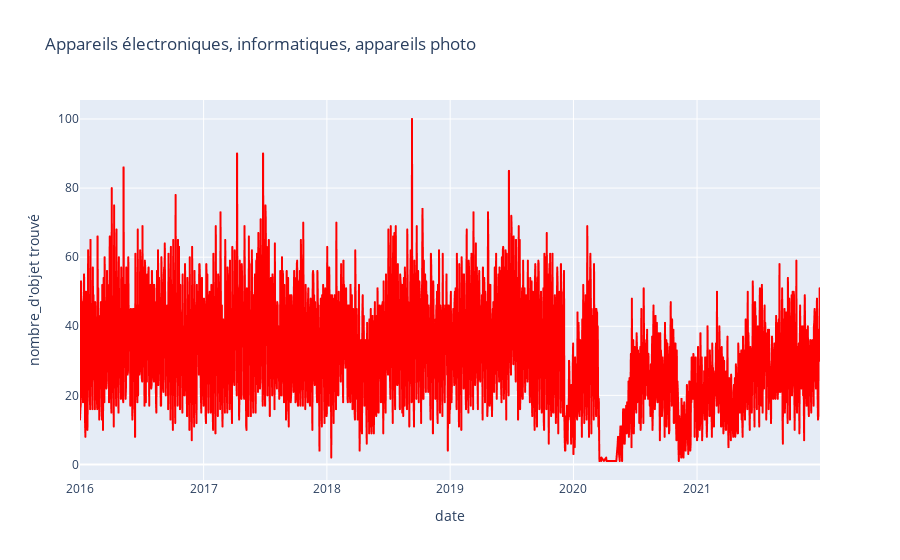
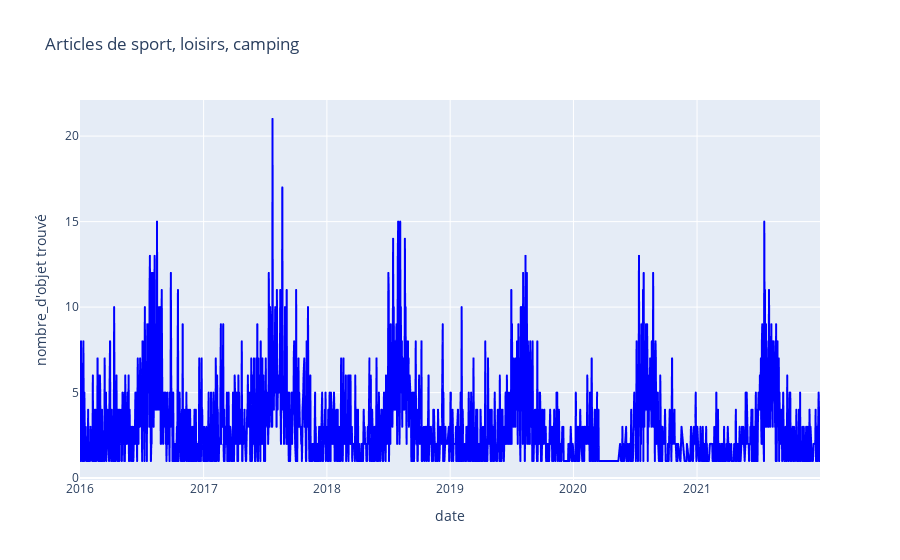
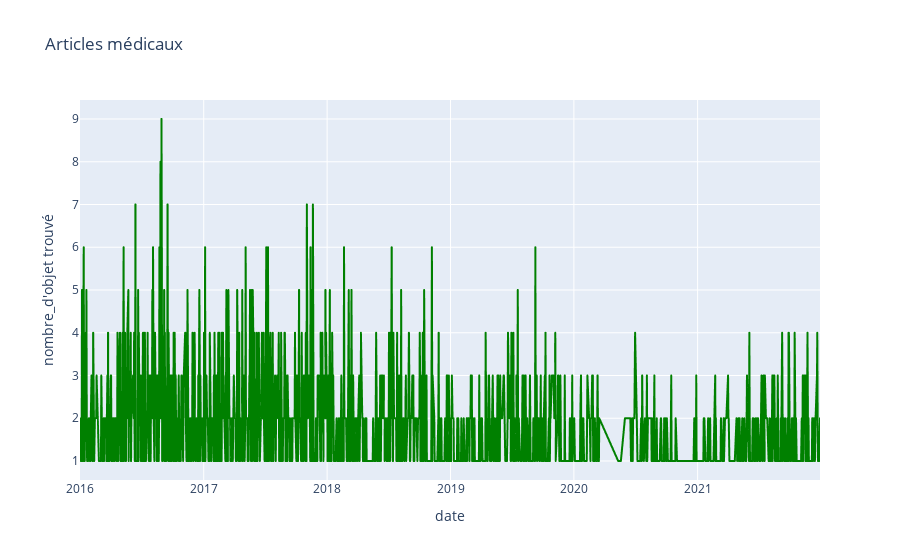
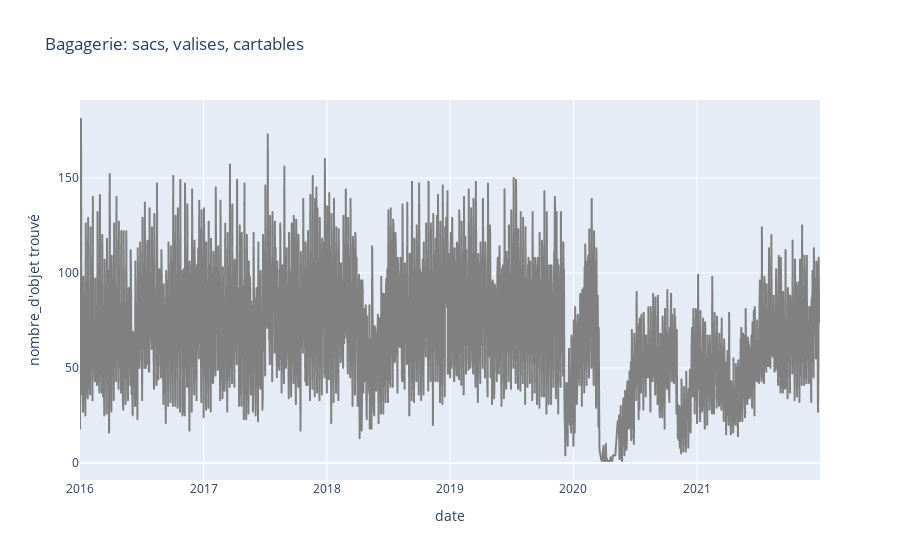

Notebook code for these charts, in order:
### Code cell
plt.figure(figsize=(15,15))
x1=df_nombre_objet_trouve_evolution_1["date"]
y1=df_nombre_objet_trouve_evolution_1["nombre_d\'objet trouvé"]

x2=df_nombre_objet_trouve_evolution_2["date"]
y2=df_nombre_objet_trouve_evolution_2["nombre_d\'objet trouvé"]

x3=df_nombre_objet_trouve_evolution_3["date"]
y3=df_nombre_objet_trouve_evolution_3["nombre_d\'objet trouvé"]

x4=df_nombre_objet_trouve_evolution_4["date"]
y4=df_nombre_objet_trouve_evolution_4["nombre_d\'objet trouvé"]

x5=df_nombre_objet_trouve_evolution_5["date"]
y5=df_nombre_objet_trouve_evolution_5["nombre_d\'objet trouvé"]

# set the color used for the 5 bars
bar_colors_plotly = ['red', 'blue', 'green', 'grey', 'purple']

fig1 = px.line(df_nombre_objet_trouve_evolution_1, x1, y1, title=list_objet_trouve[0])
fig2 = px.line(df_nombre_objet_trouve_evolution_2, x2 , y2, title=list_objet_trouve[1])
fig3 = px.line(df_nombre_objet_trouve_evolution_3, x3, y3, title=list_objet_trouve[2])
fig4 = px.line(df_nombre_objet_trouve_evolution_4, x4, y4, title=list_objet_trouve[3])
fig5 = px.line(df_nombre_objet_trouve_evolution_5, x5, y5, title=list_objet_trouve[4])



# Créez l'histogramme
fig1.update_traces(line=dict(color=bar_colors_plotly[0]))
fig1.show()

fig2.update_traces(line=dict(color=bar_colors_plotly[1]))
fig2.show()

fig3.update_traces(line=dict(color=bar_colors_plotly[2]))
fig3.show()

fig4.update_traces(line=dict(color=bar_colors_plotly[3]))
fig4.show()

fig5.update_traces(line=dict(color=bar_colors_plotly[4]))
fig5.show()
# # Spécifiez les dates à afficher en Datetime
# plt.xlim(df_nombre_objet_trouve_evolution_1["date"][0], df_nombre_objet_trouve_evolution_1["date"][2147])

### Figure 1 — Plotly figure (JSON) as saved in the notebook; plotly's stock layout.template omitted (floating-point values rounded to 4 significant figures; data arrays with more than 128 entries replaced by an {"elided": "..."} marker saying what was removed)
{"data": [{"hovertemplate": "date=%{x}<br>nombre_d'objet trouvé=%{y}<extra></extra>", "legendgroup": "", "line": {"color": "red", "dash": "solid"}, "marker": {"symbol": "circle"}, "mode": "lines", "name": "", "showlegend": false, "type": "scattergl", "x": {"elided": "2148 str values"}, "xaxis": "x", "y": {"elided": "2148 int values"}, "yaxis": "y"}], "layout": {"legend": {"tracegroupgap": 0}, "title": {"text": "Appareils électroniques, informatiques, appareils photo"}, "xaxis": {"anchor": "y", "domain": [0, 1], "title": {"text": "date"}}, "yaxis": {"anchor": "x", "domain": [0, 1], "title": {"text": "nombre_d'objet trouvé"}}}}

### Figure 2 — Plotly figure (JSON) as saved in the notebook; plotly's stock layout.template omitted (floating-point values rounded to 4 significant figures; data arrays with more than 128 entries replaced by an {"elided": "..."} marker saying what was removed)
{"data": [{"hovertemplate": "date=%{x}<br>nombre_d'objet trouvé=%{y}<extra></extra>", "legendgroup": "", "line": {"color": "blue", "dash": "solid"}, "marker": {"symbol": "circle"}, "mode": "lines", "name": "", "showlegend": false, "type": "scattergl", "x": {"elided": "1801 str values"}, "xaxis": "x", "y": {"elided": "1801 int values"}, "yaxis": "y"}], "layout": {"legend": {"tracegroupgap": 0}, "title": {"text": "Articles de sport, loisirs, camping"}, "xaxis": {"anchor": "y", "domain": [0, 1], "title": {"text": "date"}}, "yaxis": {"anchor": "x", "domain": [0, 1], "title": {"text": "nombre_d'objet trouvé"}}}}

### Figure 3 — Plotly figure (JSON) as saved in the notebook; plotly's stock layout.template omitted (floating-point values rounded to 4 significant figures; data arrays with more than 128 entries replaced by an {"elided": "..."} marker saying what was removed)
{"data": [{"hovertemplate": "date=%{x}<br>nombre_d'objet trouvé=%{y}<extra></extra>", "legendgroup": "", "line": {"color": "green", "dash": "solid"}, "marker": {"symbol": "circle"}, "mode": "lines", "name": "", "showlegend": false, "type": "scattergl", "x": {"elided": "1375 str values"}, "xaxis": "x", "y": {"elided": "1375 int values"}, "yaxis": "y"}], "layout": {"legend": {"tracegroupgap": 0}, "title": {"text": "Articles médicaux"}, "xaxis": {"anchor": "y", "domain": [0, 1], "title": {"text": "date"}}, "yaxis": {"anchor": "x", "domain": [0, 1], "title": {"text": "nombre_d'objet trouvé"}}}}

### Figure 4 — Plotly figure (JSON) as saved in the notebook; plotly's stock layout.template omitted (floating-point values rounded to 4 significant figures; data arrays with more than 128 entries replaced by an {"elided": "..."} marker saying what was removed)
{"data": [{"hovertemplate": "date=%{x}<br>nombre_d'objet trouvé=%{y}<extra></extra>", "legendgroup": "", "line": {"color": "grey", "dash": "solid"}, "marker": {"symbol": "circle"}, "mode": "lines", "name": "", "showlegend": false, "type": "scattergl", "x": {"elided": "2155 str values"}, "xaxis": "x", "y": {"elided": "2155 int values"}, "yaxis": "y"}], "layout": {"legend": {"tracegroupgap": 0}, "title": {"text": "Bagagerie: sacs, valises, cartables"}, "xaxis": {"anchor": "y", "domain": [0, 1], "title": {"text": "date"}}, "yaxis": {"anchor": "x", "domain": [0, 1], "title": {"text": "nombre_d'objet trouvé"}}}}
